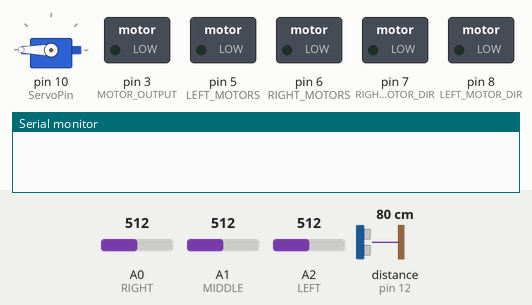
A sketch run on a simulated Arduino Uno, built with avr-gcc and run on an emulated ATmega328P. On the bench: servo, switched loads named in the sketch (green lamp = pin HIGH), the last lines printed to the serial monitor. The inputs (shaded band) are chosen by the test bench; at power-on: distance to the obstacle (sensor on pin 12) 80 cm, A0 (RIGHT) = 512, A1 (MIDDLE) = 512, A2 (LEFT) = 512. The echo pulse lasts 58.3 µs per cm.

Above: at 1.7 s.
1.8 s: distance to the obstacle (sensor on pin 12) set to 33 cm
At 3.1 s:
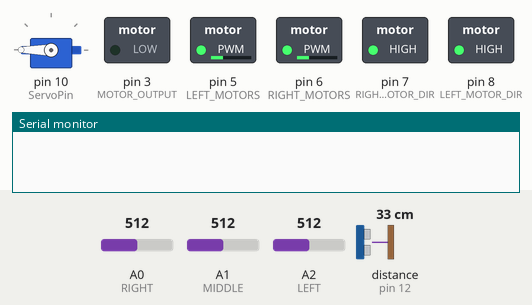
7.6 s: distance to the obstacle (sensor on pin 12) set to 28 cm
At 10.5 s:
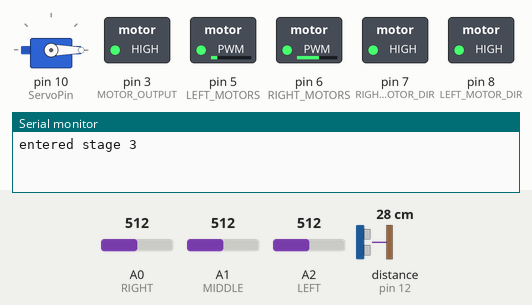
10.9 s: distance to the obstacle (sensor on pin 12) set to 35 cm
At 11.4 s:
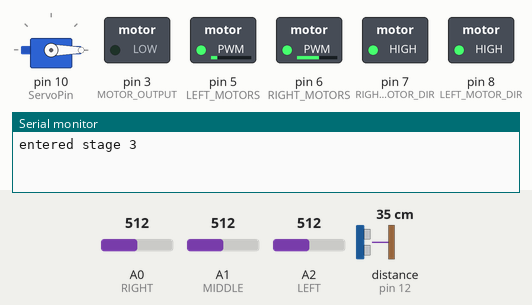
Timing chart, 0 to 13.9 s (numbered marks = the images above; inputs shaded):
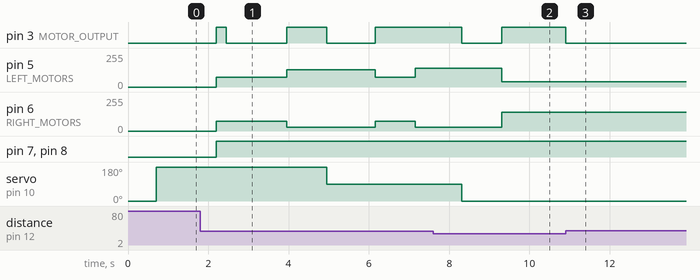

Measured:
- the behaviour switches between 31 and 30 cm on distance to the obstacle (sensor on pin 12) (found by bisection; images 1 and 2)
- after the input at 7.6 s, pin 5 (LEFT_MOTORS): 140/255 → 40/255 after 1.7 s; pin 6 (RIGHT_MOTORS): 30/255 → 140/255 after 1.7 s
- after the input at 10.9 s, pin 3 (MOTOR_OUTPUT): HIGH → LOW at once

The sketch:

final_mobot_code_3.2.ino
```cpp
int distVal = 10.5;
int distVal2 = 16.5;
int turnSpeed = 90;
int forwardSpeed = turnSpeed - 15;
int backwardSpeed = forwardSpeed - 15;
int desiredLine = 2;
const int noWall = 0;
const int goodDist = 1;
const int tooFar = 2;
const int tooClose = 3;
const int rev = 4;
bool lineFound = 0;
bool doorFound = 0;
bool buckFound = 0;
bool endGame = 0;
int count = 0;

#include <NewPing.h>
#include <Servo.h>

// Define all of the pins used.  These are NOT up to us, but rather what Elegoo decided.  Don't change.
// If your car doesn't function properly  with these pins, please double check your pin connections.
const int LEFT_MOTORS = 5; // pin that controls the speed of the 2 left side motors - PWM pin
const int RIGHT_MOTORS = 6; // pin that controls the speed of the 2 right side motors - PWM pin
const int LEFT_MOTOR_DIR = 8; // pin that controls the polarity, or direction, of the 2 left side motors (HIGH = forward, LOW = backward)
const int RIGHT_MOTOR_DIR = 7; // pin that controls the polarity, or direction, of the 2 right side motors (HIGH = forward, LOW = backward)
const int MOTOR_OUTPUT = 3; // controls whether the motors are allowed to run or not

// IR Detector Pins
const int RIGHT = A0;
const int MIDDLE = A1;
const int LEFT = A2;

// Servo & Sonar Pins, Servo naming
const int ServoPin = 10;
const int TriggerPin = 13; //digi pin
const int EchoPin = 12; //digi pin with PWM

NewPing sonar (TriggerPin, EchoPin, 30);
Servo servo;

// Threshold values for IR detection
// Feel free to change these values if you find a better range to work with
const int THRESHOLD_WHITE_BLACK = 450;
const int THRESHOLD_OUTSIDE = 850;


// The number of lines your car should detect. This value should not be changed.


// TODO: Make a global counter to represent the number of counted lines
int lineCount = 0;
// TODO: forward function -> turns on motors and sets the appropriate speed
// Inputs: An integer representing the speed of the motors (0-255)
// Outputs: None
void forward(int speed) {
  digitalWrite(MOTOR_OUTPUT, HIGH);
  digitalWrite(LEFT_MOTOR_DIR, HIGH);
  digitalWrite(RIGHT_MOTOR_DIR, HIGH);
  analogWrite(RIGHT_MOTORS, speed);
  analogWrite(LEFT_MOTORS, speed);
}

void backward(int speed) {
  digitalWrite(MOTOR_OUTPUT, HIGH);
  digitalWrite(LEFT_MOTOR_DIR, LOW);
  digitalWrite(RIGHT_MOTOR_DIR, LOW);
  analogWrite(RIGHT_MOTORS, speed);
  analogWrite(LEFT_MOTORS, speed);
}

void turnRight(int speed) {
  digitalWrite(MOTOR_OUTPUT, HIGH);
  digitalWrite(LEFT_MOTOR_DIR, HIGH);
  digitalWrite(RIGHT_MOTOR_DIR, HIGH);
  analogWrite(LEFT_MOTORS, 40);
  analogWrite(RIGHT_MOTORS, speed+50);
}

void backRight(int speed) {
  digitalWrite(MOTOR_OUTPUT, HIGH);
  digitalWrite(LEFT_MOTOR_DIR, LOW);
  digitalWrite(RIGHT_MOTOR_DIR, LOW);
  analogWrite(LEFT_MOTORS, 40);
  analogWrite(RIGHT_MOTORS, speed+50);
}

void turnLeft(int speed) {
  digitalWrite(MOTOR_OUTPUT, HIGH);
  digitalWrite(LEFT_MOTOR_DIR, HIGH);
  digitalWrite(RIGHT_MOTOR_DIR, HIGH);
  analogWrite(LEFT_MOTORS, speed+50);
  analogWrite(RIGHT_MOTORS, 30);
}

void backLeft(int speed) {
  digitalWrite(MOTOR_OUTPUT, HIGH);
  digitalWrite(LEFT_MOTOR_DIR, LOW);
  digitalWrite(RIGHT_MOTOR_DIR, LOW);
  analogWrite(LEFT_MOTORS, speed+50);
  analogWrite(RIGHT_MOTORS, 30);
}

bool lineDetect() {
  bool rightBlack = 0;
  bool leftBlack = 0;
  bool midBlack = 0;
  int leftRead = analogRead(LEFT);
  int middleRead = analogRead(MIDDLE);
  int rightRead = analogRead(RIGHT);

  if (rightRead > THRESHOLD_WHITE_BLACK && rightRead < THRESHOLD_OUTSIDE) {
      rightBlack = 1;
  } else {
    rightBlack = 0;
  }

  if (middleRead > THRESHOLD_WHITE_BLACK && middleRead < THRESHOLD_OUTSIDE) {
    midBlack = 1;
  } else {
    midBlack = 0;
  }

  if (leftRead > THRESHOLD_WHITE_BLACK && leftRead < THRESHOLD_OUTSIDE) {
    leftBlack = 1;
  } else {
    leftBlack = 0;
  }

  return ((rightBlack && leftBlack && midBlack) || (rightBlack && midBlack) || (midBlack && leftBlack));
}

int wallDetect(int wallDist, int dir) {
  if (dir>0) {
    if ((0+2.5 < wallDist) && (wallDist < distVal-2.5)) {
      return 3; // too close, turn left
    }
    else if (wallDist > distVal+2.5) {
      return 2; // too far, turn right
    }
    else if (wallDist == 0) {
      return 0; // wall not detected, turn right
    }
    else {
      return 1; // appropriate distace, go straight
    }
} else {
  if ((0+2.5 < wallDist) && (wallDist < distVal2-2.5)) {
    return 3; // too close, turn left
  }
  else if (wallDist > distVal2+2.5) {
    return 2; // too far, turn right
  }
  else if (wallDist == 0) {
    return 0; // wall not detected, turn right
  }
  else {
    return 1; // appropriate distace, go straight
  }
}
}

// initial setup on start
void initial(){
  motorOff();
  servo.write(0);
  // Serial.println("here");
}

// TODO: off function -> sets MOTOR_OUTPUT to LOW
// Inputs: None
// Outputs: None
void motorOff() {
    digitalWrite(MOTOR_OUTPUT, LOW);
}

void checkDoor(int lineCount, bool lineFound, bool doorFound) {
  motorOff();
  servo.write(180);
  delay(1500);
  while (doorFound == 0)
  {
    if (lineCount%2 == 1) {
      forward(forwardSpeed);
      delay(250);
      // forward(forwardSpeed);
      while (lineFound == 0) {
        lineFound = lineDetect();
      }

      if (lineFound) {
        lineFound = 0;
        lineCount++;
        motorOff();
        delay(1500);
        int wallDist = sonar.ping_cm();
        int wall = wallDetect(wallDist, 1);
        if (wall == 0) {
          doorFound = 1;
          break;
        }
      }
    } else {
      backward(backwardSpeed);
      delay(250);
      // backward(backwardSpeed);
      while (lineFound == 0) {
        lineFound = lineDetect();
      }

      // bool lineFound = lineDetect();
      if (lineFound) {
        lineFound = 0;
        lineCount++;
        motorOff();
        delay(1500);
        int wallDist = sonar.ping_cm();
        int wall = wallDetect(wallDist, 1);
        if (wall == 0) {
          doorFound = 1;
          break;
        }
      }
    }
  }
}

void stage3() {
  Serial.println("entered stage 3");
  servo.write(0);
  delay(500);
  // bool line = lineDetect();
  // motorOff();
  int wallDist = sonar.ping_cm();
  int mode = wallDetect(wallDist, -1);
  while (!(mode == 0))
  {
    wallDist = sonar.ping_cm();
    mode = wallDetect(wallDist, -1); // use distVal2
    wallFollow(mode, doorFound, count, 1); // forwards following
  }
  // int wallDist = sonar.ping_cm();
  // int mode = wallDetect(wallDist, -1);
  motorOff();
  delay(1000);
  bool line = lineDetect();
  while (!(line))
  {
    int wallDist = sonar.ping_cm();
    bool mode = wallDetect(wallDist, -1); // use distVal2
    line = lineDetect();
    wallFollow(mode, doorFound, count, -1); // backwards following
  }
}

void wallFollow(int mode, bool doorFound, int count, int dir) {
  switch (mode) {

    case noWall: // no wall
      if (dir>0) {
        turnRight(turnSpeed);
      } else {
        count = 249;
      }
      break;

    case goodDist: // appropriate distance from wall
      if (dir>0) {
        forward(forwardSpeed);
      } else {
        backward(backwardSpeed);
      }
      break;

    case tooFar: // too far from wall
      if (dir>0) {
        turnRight(turnSpeed);
      } else {
        backRight(turnSpeed);
      }
      break;

    case tooClose: // too close from wall
      if (dir>0) {
        turnLeft(turnSpeed);
      } else {
        backLeft(turnSpeed);
      }
      break;
  }
}

void stage2() {
  turnLeft(turnSpeed-10);
  delay(1000);
  motorOff();
  servo.write(90);
  delay(1200);
  forward(forwardSpeed);
  delay(1000);
  turnLeft(turnSpeed);
  delay(150);
  int wallDist = sonar.ping_cm();
  while (wallDist > 10.15) {
    forward(forwardSpeed);
    wallDist = sonar.ping_cm();
  }
  turnLeft(turnSpeed);
  delay(1000);
  motorOff();
  servo.write(0);
  delay(500);
  // motorOff();
  // servo.write(0);
  // delay(1000);
}

void setup() {
  Serial.begin(9600);
  servo.attach(ServoPin);

  // motor pins:
  pinMode(MOTOR_OUTPUT, OUTPUT);
  pinMode(LEFT_MOTOR_DIR, OUTPUT);
  pinMode(RIGHT_MOTOR_DIR, OUTPUT);
  pinMode(RIGHT_MOTORS, OUTPUT);
  pinMode(LEFT_MOTORS, OUTPUT);

  //IR pins:
  pinMode(LEFT, INPUT);
  pinMode(MIDDLE, INPUT);
  pinMode(RIGHT, INPUT);

  Serial.begin(9600);

  initial();
  delay(500);
  // Uncomment the below to begin debugging
}

void loop() {
  // put your main code here, to run repeatedly:

  int wallDist = sonar.ping_cm();
  int mode = wallDetect(wallDist, 1);
  bool line = lineDetect();


// *** ENTER STAGE 1 ***

// counts lines, used later to alternate between forward and backward to check door
  if (line) {
    lineCount++;
    // Serial.println("ooga booga");
    delay(200);
  }


  // if it detects no line and the door isn't found, just follow the wall
  if ((line == 0) && (doorFound == 0)) {
    // Serial.println("following wall stage 1");
    wallFollow(mode, doorFound, 0, 1);

  } else {
    // checks and updates door status if line detected and door is still not found
    if (doorFound == 0){
      checkDoor(lineCount, lineFound, doorFound); // this function has a loop, won't exit until door is found
    }
    // global variable adjustment, only runs if code exits checkDoor()
    doorFound = 1;


    // ENTER STAGE 2
    // contains the turn left and door entering mechanism
    stage2();

    // ENTER STAGE 3
    // initial boolean for bucket found or not
    // loops stage3() until bucket is found
    while (buckFound == 0)
    {
      stage3(); // should only exit when line is detected
      // line = lineDetect();
      buckFound = 1;
      // Serial.println("line detected");
    }

    }
    if (buckFound) {
      endGame = 1;
    }
    // endGame = 1;
    while (endGame == 1)
    {
      motorOff();
      Serial.println("endgame here");
    }
    // while (endGame)
    // {
    //   motorOff();
    // }
    }
```
